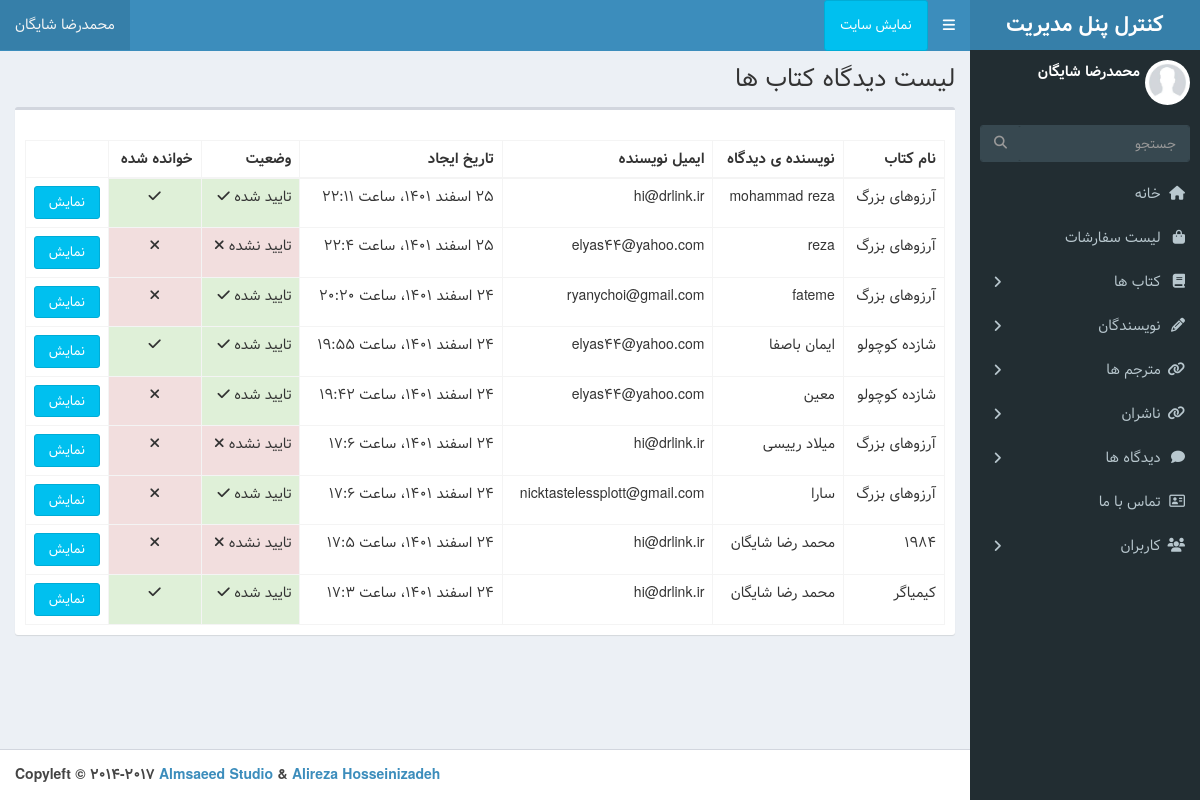
Before: /admin-dashboard/book-comments (signed in) with the older database file.
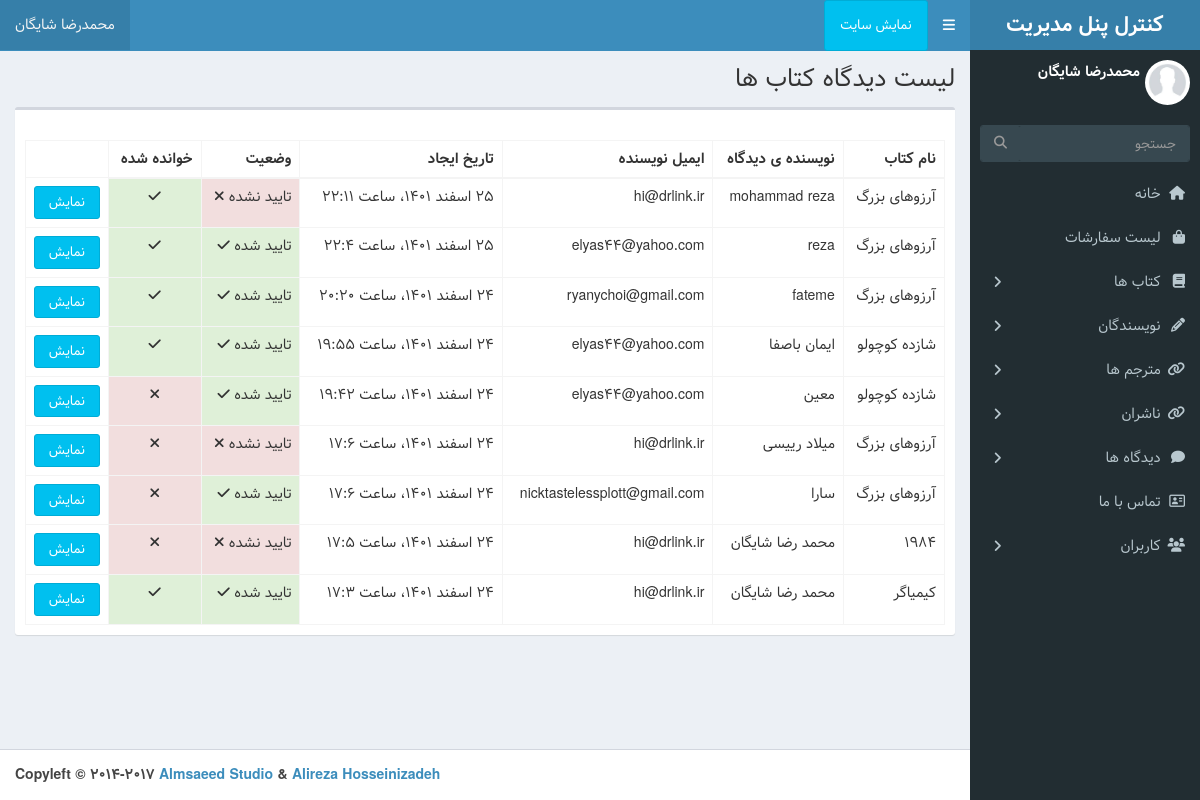
After: the same page with the newer database file.
### book/models.py (models this page shows, shortened)
class BookComment(models.Model):
	book = models.ForeignKey(Book,on_delete=models.CASCADE,related_name='comments')
	name = models.CharField(max_length=100)
	email = models.EmailField()
	body = models.TextField()
	created_on = models.DateTimeField(auto_now_add=True)
	active = models.BooleanField(default=False)
	is_read = models.BooleanField(default=False)
	class Meta:
		db_table = 'Book Comment'
		ordering = ['-created_on']
	def jpublish(self):
		return jalali_converter(self.created_on)
	objects = BookCommentManager()

class Book (models.Model):
	STATUS_CHOICES = (
		('A',  "Available"),
		('U',"Unavailable"),
		)
	name = models.CharField(max_length=255)
	slug = models.CharField(max_length=255 , unique=True)
	publisher = models.ForeignKey(Publisher , on_delete=models.CASCADE)
	author = models.ForeignKey(Author , on_delete=models.CASCADE, related_name='books')
	translator = models.ForeignKey(Translator , on_delete=models.CASCADE)
	code = models.IntegerField(unique=True)
	description = RichTextField()
	pages = models.IntegerField()
	published_date = models.IntegerField()
	status = models.CharField(max_length=1 , choices=STATUS_CHOICES)
	active_date = models.DateField(auto_now_add=True)
	image = models.ImageField(upload_to='image')
	price = models.IntegerField()
	class Meta:
		db_table = 'Book'
		ordering = ['-active_date', '-id']
		get_latest_by = 'active_date'
	def __str__(self):
		return self.name
	objects = BookManager()

### dashboard/views.py (the view)
# urls.py: path('book-comments', views.BookCommentDashboard.as_view() , name='book-comments_list'),
class BookCommentDashboard(LoginRequiredMixin ,DashboardLoginMixin, ListView):
    queryset = BookComment.objects.all()
    template_name = 'dashboard/book_comment_list.html'
    paginate_by = 10

### dashboard/mixins.py (called while the page is built)
	def dispatch(self, request, *args, **kwargs):
		if request.user.is_superuser or request.user.is_staff:
			return super().dispatch(request, *args, **kwargs) # type: ignore
		else:
			return redirect ('Book:index')

### extensions/jalali.py (called while the page is built)
    def persian_tuple(self):
        return self.persian_year, self.persian_month, self.persian_day

### extensions/utils.py (called while the page is built)
def persian_numbers_converter(mystr):
	numbers = {
		"0": "۰",
		"1": "۱",
		"2": "۲",
		"3": "۳",
		"4": "۴",
		"5": "۵",
		"6": "۶",
		"7": "۷",
		"8": "۸",
		"9": "۹",
	}
	for e, p in numbers.items():
		mystr = mystr.replace(e, p)
	return mystr

def jalali_converter(time):
	jmonths = ["فروردین", "اردیبهشت", "خرداد", "تیر", "مرداد", "شهریور", "مهر", "آبان", "آذر", "دی", "بهمن", "اسفند",]
	time = timezone.localtime(time)
	time_to_str = "{},{},{}".format(time.year, time.month,time.day)
	time_to_tuple = jalali.Gregorian(time_to_str).persian_tuple()
	time_to_list = list(time_to_tuple)
	for index, month in enumerate(jmonths):
		if time_to_list[1] == index + 1:
			time_to_list[1] = month
			break
	output = "{} {} {}، ساعت {}:{}".format(
		time_to_list[2],
		time_to_list[1],
		time_to_list[0],
		time.hour,
		time.minute,
	)
	return persian_numbers_converter(output)

### templates/dashboard/book_comment_list.html (shortened to what this page needs)
{% extends 'dashboard/base.html' %}
{% load static %}
{% block title %} لیست دیدگاه کتاب ها {% endblock %}
{% block main %}
    <section class="content">
        <div class="row">
            <div class="col-xs-12">
                <div class="box">
                    <div class="box-header">
              </div>
              <div class="box-body">
                <table id="example2" class="table table-bordered table-hover">
                  <thead>
                  <tr>
                    <th>نام کتاب</th>
                    <th>نویسنده ی دیدگاه </th>
                    <th> ایمیل نویسنده</th>
                    <th>تاریخ ایجاد</th>
                    <th>وضعیت</th>
                    <th>خوانده شده</th>
                  </tr>
                  </thead>
                  <tbody>
                      {% for comment in object_list %}
                    <tr>
                        <td>{{comment.book}}</td>
                        <td> {{comment.name}}</td>
                        <td>{{comment.email}}</td>
                        <td>{{comment.jpublish}} </td>
                        {% if comment.active == False %}<td  class="tp-3 mb-2 bg-danger text-white">تایید نشده <i class="fa fa-close"></i></td>{% else %}
                        <td class="p-3 mb-2 bg-success text-white">تایید شده <i class="fa fa-check"></i></td>{% endif %}
                        {% if comment.is_read == False %}<td  style="text-align: center;" class="tp-3 mb-2 bg-danger text-white"><i class="fa fa-close"></i></td>{% else %}
                        <td style="text-align: center;" class="p-3 mb-2 bg-success text-white"> <i class="fa fa-check"></i></td>{% endif %}
                        <td><a href="{% url 'Dashboard:book_comment_detail' comment.pk %}" class="btn btn-block btn-info">نمایش</a></td>
                    </tr>
                    {% endfor %}
                  </tbody>
                </table>
              </div>
            </div>
        </div>
        <section class="articles-pagination">
            <div class="container p-4 ">
            </div>
            </section>
      </section>
{% endblock %}

Changed rows visible on the page:
changed BookComment "mohammad reza": active "تایید شده" → "تایید نشده"
changed BookComment "reza": is_read False → True (drawn); active "تایید نشده" → "تایید شده"
changed BookComment "fateme": is_read False → True (drawn)
